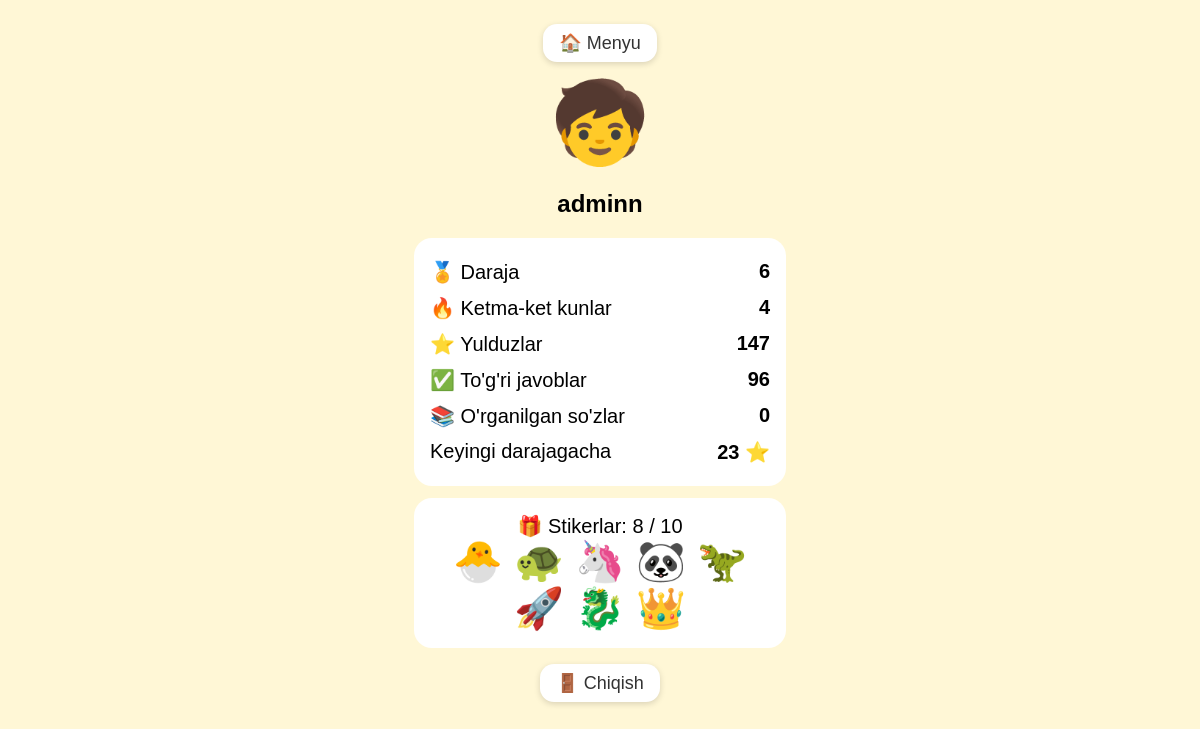
Screenshot of /profile/ (signed in) with the database file from the repository.
### game/models.py (models this page shows, shortened)
class Profile(models.Model):
    user = models.OneToOneField(User, on_delete=models.CASCADE)
    stars = models.IntegerField(default=0)
    spent = models.IntegerField(default=0)
    correct = models.IntegerField(default=0)
    streak = models.IntegerField(default=0)
    last_day = models.DateField(null=True, blank=True)
    best_speed = models.IntegerField(default=0)
    lang = models.CharField(max_length=2, default="en")
    active_pet = models.IntegerField(null=True, blank=True)
    win_start = models.DateTimeField(null=True, blank=True)
    win_used = models.IntegerField(default=0)
    last_tick = models.DateTimeField(null=True, blank=True)
    task_day = models.DateField(null=True, blank=True)
    task_prog = models.JSONField(default=dict, blank=True)

### game/views.py (the view)
# urls.py: path('profile/', profile),
@login_required
def profile(request):
    p = get_profile(request.user)
    lv = level_of(p.stars)
    nxt = LEVEL_STARS[lv] if lv < len(LEVEL_STARS) else None
    opened = [s for s in STICKERS if p.stars >= s["need"]]
    stats = WordStat.objects.filter(user=request.user).select_related("word")
    learned = stats.filter(box__gte=3).count()
    hard = []
    for s in stats.filter(wrong__gt=0, box__lte=1).order_by("box", "-wrong")[:5]:
        hard.append({
            "emoji": s.word.emoji,
            "text": getattr(s.word, p.lang, "") or s.word.en,
            "uz": s.word.uz,
        })
    return render(request, "game/profile.html", {
        "p": p, "level": lv,
        "to_next": (nxt - p.stars) if nxt else 0,
        "opened": opened, "total_stickers": len(STICKERS),
        "learned": learned, "hard": hard,
    })

### game/views.py (called while the page is built)
def level_of(stars):
    return sum(1 for n in LEVEL_STARS if stars >= n)

def get_profile(user):
    return Profile.objects.get_or_create(user=user)[0]

### game/templates/game/profile.html (shortened to what this page needs)
<!DOCTYPE html>
<html>
<head>
</head>
<body>
  <a class="navbtn" href="/">🏠 Menyu</a>
  <div class="avatar">🧒</div>
  <h2>{{ user.username }}</h2>
  <div class="box">
    <div class="row"><span>🏅 Daraja</span><b>{{ level }}</b></div>
    <div class="row"><span>🔥 Ketma-ket kunlar</span><b>{{ p.streak }}</b></div>
    <div class="row"><span>⭐ Yulduzlar</span><b>{{ p.stars }}</b></div>
    <div class="row"><span>✅ To'g'ri javoblar</span><b>{{ p.correct }}</b></div>
    <div class="row"><span>📚 O'rganilgan so'zlar</span><b>{{ learned }}</b></div>
    {% if to_next %}
      <div class="row"><span>Keyingi darajagacha</span><b>{{ to_next }} ⭐</b></div>
    {% endif %}
  </div>
  <div class="box">
    <div>🎁 Stikerlar: {{ opened|length }} / {{ total_stickers }}</div>
    <div class="stk">{% for s in opened %}{{ s.emoji }} {% empty %}<small>Hali yo'q</small>{% endfor %}</div>
  </div>
  <form method="post" action="/logout/">{% csrf_token %}
    <button class="navbtn" type="submit">🚪 Chiqish</button>
  </form>
</body>
</html>

### game/templates/game/profile.html (style rules this page uses)
body { font-family: sans-serif; text-align: center; background: #fff7d6; margin: 0; padding: 20px; }
.navbtn { display: inline-block; padding: 8px 16px; margin: 4px; border-radius: 14px; background: white; color: #333; text-decoration: none; font-size: 18px; box-shadow: 0 2px 6px rgba(0,0,0,.15); border: none; cursor: pointer; }
.avatar { font-size: 80px; margin-top: 10px; }
.box { background: white; max-width: 340px; margin: 12px auto; padding: 16px; border-radius: 18px; font-size: 20px; }
.row { display: flex; justify-content: space-between; padding: 6px 0; }
.stk { font-size: 40px; }
form { display: inline; }

### rows the page displays
Profile: streak "4", stars "147", correct "96"

### other values shown
{{ user.username }} "adminn"
{{ level }} "6"
{{ learned }} "0"
{{ to_next }} "23"
{{ opened|length }} "8"
{{ total_stickers }} "10"
{{ s.emoji }} "🐣" "🐢" "🦄" "🐼" "🦖" "🚀" "🐉" "👑"
